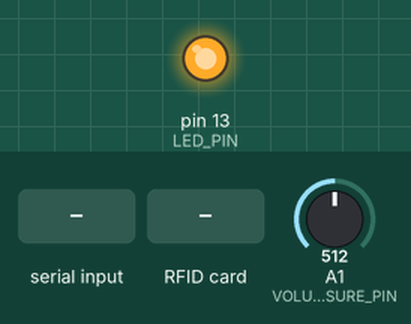
This sketch was run on a simulated Arduino Uno, built with avr-gcc and run on an emulated ATmega328P. Shown: output pins drawn as LEDs (lit = HIGH). Dashed ring = blinking. Inputs (shaded band) come from the test bench; at power-on: A1 (VOLUME_MEASURE_PIN) = 512. What the sketch prints to the serial monitor is not drawn.

Above: at 1.2 s.
1.3 s: "P" received over Serial
At 1.54 s:
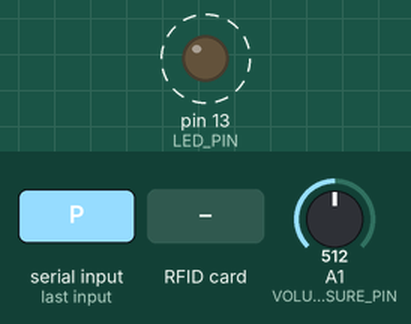
3.0 s: RFID card 5E 7A 19 C4 held to the reader
Timing chart, 0 to 6.0 s (numbered marks = the images above; inputs shaded):
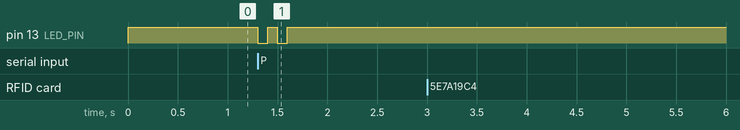

The sketch:

Sensor.ino
```cpp
#include <Wire.h>
#include <PN532_I2C.h>
#include <PN532.h>
#include <NfcAdapter.h>

#define LED_PIN 13
#define VOLUME_MEASURE_PIN A1
#define VIN 5
#define DELAY_TIME 2500
#define VOLUME_DEADBAND 8 // Hysteresis threshold to filter analog sensor noise

String tagId = "Nenhuma";

PN532_I2C pn532_i2c(Wire);
NfcAdapter nfc = NfcAdapter(pn532_i2c);

int volume = -1;
int lastReportedVolume = -999;

unsigned long blinkStartTime = 0;
int blinkMode = 0;   // 0 = Idle, 1 = Single blink ('B'), 2 = Double blink ('P')
int blinkState = 0;

unsigned long start_time;
unsigned long current_time;

void setup(void) {
  Serial.begin(115200);
  Serial.println("Sistema inicializado");

  pinMode(LED_PIN, OUTPUT);
  digitalWrite(LED_PIN, HIGH);
  nfc.begin();

  current_time = millis();
  start_time = current_time;
}

void loop() {
  changeVolume();
  receiveMessage();
  updateBlink();

  current_time = millis();
  if (current_time - start_time >= DELAY_TIME) {
    readNFC();
    start_time = current_time;
  }
}

void changeVolume() {
  int newVolume = analogRead(VOLUME_MEASURE_PIN);

  if (abs(newVolume - lastReportedVolume) >= VOLUME_DEADBAND ||
      (newVolume == 0 && lastReportedVolume != 0) ||
      (newVolume == 1023 && lastReportedVolume != 1023)) {

    float res = convertVolumeRawValue(newVolume);
    Serial.println("volume:" + String(res));
    lastReportedVolume = newVolume;
    volume = newVolume;
  }
}

float convertVolumeRawValue(int raw){
  return (float)raw / 1023.0f;
}

void receiveMessage() {
  if (Serial.available() > 0) {
    byte input = Serial.read();

    if (input == 'B') {
      digitalWrite(LED_PIN, LOW);
      blinkStartTime = millis();
      blinkMode = 1;
      blinkState = 1;
    }

    if (input == 'P') {
      digitalWrite(LED_PIN, LOW);
      blinkStartTime = millis();
      blinkMode = 2;
      blinkState = 1;
    }
  }
}

void updateBlink() {
  if (blinkMode == 0) return;

  unsigned long now = millis();
  if (blinkMode == 1) {
    if (now - blinkStartTime >= 250) {
      digitalWrite(LED_PIN, HIGH);
      blinkMode = 0;
      blinkState = 0;
    }
  }
  else if (blinkMode == 2) {
    if (blinkState == 1 && now - blinkStartTime >= 100) {
      digitalWrite(LED_PIN, HIGH);
      blinkStartTime = now;
      blinkState = 2;
    }
    else if (blinkState == 2 && now - blinkStartTime >= 100) {
      digitalWrite(LED_PIN, LOW);
      blinkStartTime = now;
      blinkState = 3;
    }
    else if (blinkState == 3 && now - blinkStartTime >= 100) {
      digitalWrite(LED_PIN, HIGH);
      blinkMode = 0;
      blinkState = 0;
    }
  }
}

void readNFC() {
  if (nfc.tagPresent()) {
    NfcTag tag = nfc.read();
    tagId = tag.getUidString();
    Serial.println("tag:" + tagId);
  }
}
```

Measured:
- after the input at 1.3 s, pin 13 (LED_PIN): alternates HIGH for 0.10 s and LOW for 0.10 s, 4 changes in all, then stays HIGH, starting at once
- after the input at 3.0 s, every drawn part: stays the same
